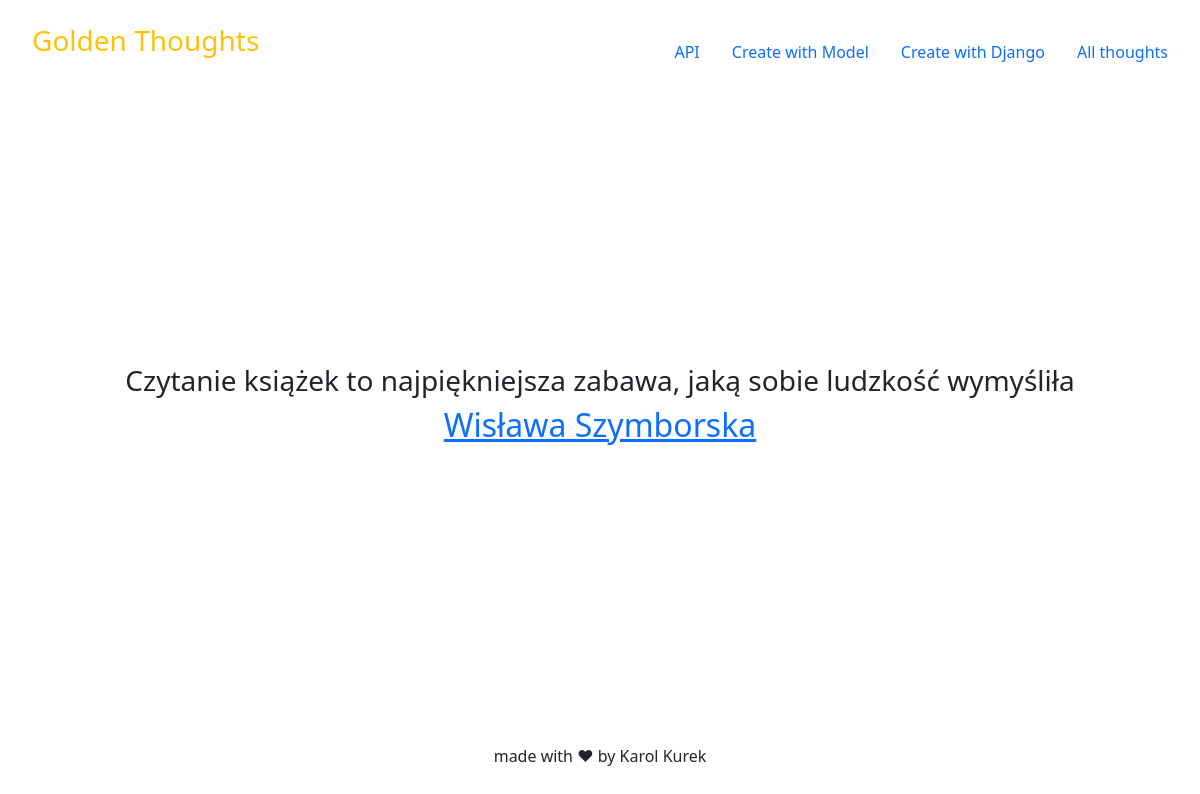
The app's page /thought/2 with its own data.
### randomthought/models.py (models this page shows)
class RandomThought(models.Model):
    thought = models.CharField(max_length=128)
    author = models.CharField(max_length=64)
    added = models.DateTimeField(auto_now_add=True)
    modified = models.DateTimeField(auto_now=True)
    def get_author_url(self, *args, **kwargs):
        link = URL + str(self.author)
        return link

### randomthought/views.py (the view)
# urls.py: path('<int:pk>', views.detail_thought, name='detail-thought-view'),
def detail_thought(request, pk):
    thought = get_object_or_404(RandomThought, pk=pk)
    return render(
        request,
        'randomthought/detail_thought.html',
        context={
            'thought': thought
        }
    )

### randomthought/templates/randomthought/detail_thought.html (shortened to what this page needs)
{% extends 'randomthought/layout.html' %}
{% block content %}
{% if thought %}
  <main class="px-3">
    <h3>{{ thought.thought }}</h3>
    <h2><a href="{{ thought.get_author_url }}">{{ thought.author }}</a></h2>
  </main>
{% endif %}
{% endblock content %}

### records on screen
RandomThought: thought "Czytanie książek to najpiękniejsza zabawa, jaką sobie ludzkość wymyśliła", author "Wisława Szymborska"
